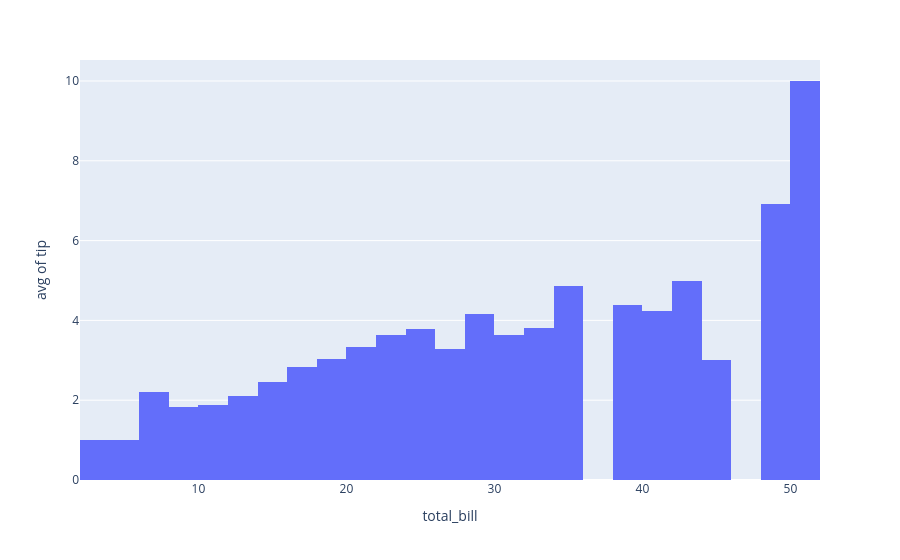

Here is the notebook cell this chart was saved with:
### Code cell
# using Histfunc

fig = px.histogram(df, x='total_bill', y='tip', histfunc='avg')         # make the y axis into avg
# the values histfunc takes
    # count
    # avg
    # sum
    # min
    # max
    
fig.show()

### Figure 1 — Plotly figure (JSON) as saved in the notebook; plotly's stock layout.template omitted (floating-point values rounded to 4 significant figures; data arrays with more than 128 entries replaced by an {"elided": "..."} marker saying what was removed)
{"data": [{"bingroup": "x", "histfunc": "avg", "hovertemplate": "total_bill=%{x}<br>avg of tip=%{y}<extra></extra>", "legendgroup": "", "marker": {"color": "#636efa", "pattern": {"shape": ""}}, "name": "", "orientation": "v", "showlegend": false, "type": "histogram", "x": {"elided": "244 float values"}, "xaxis": "x", "y": {"elided": "244 float values"}, "yaxis": "y"}], "layout": {"barmode": "relative", "legend": {"tracegroupgap": 0}, "margin": {"t": 60}, "xaxis": {"anchor": "y", "domain": [0, 1], "title": {"text": "total_bill"}}, "yaxis": {"anchor": "x", "domain": [0, 1], "title": {"text": "avg of tip"}}}}
